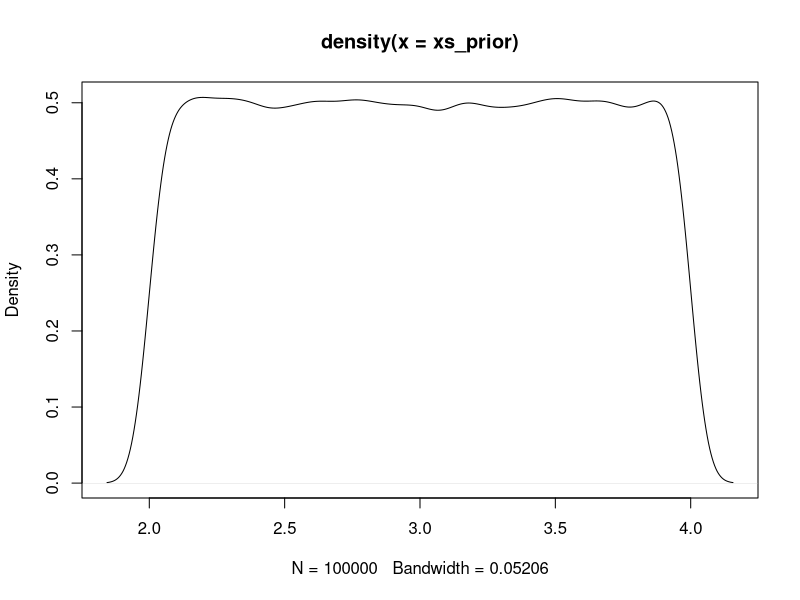
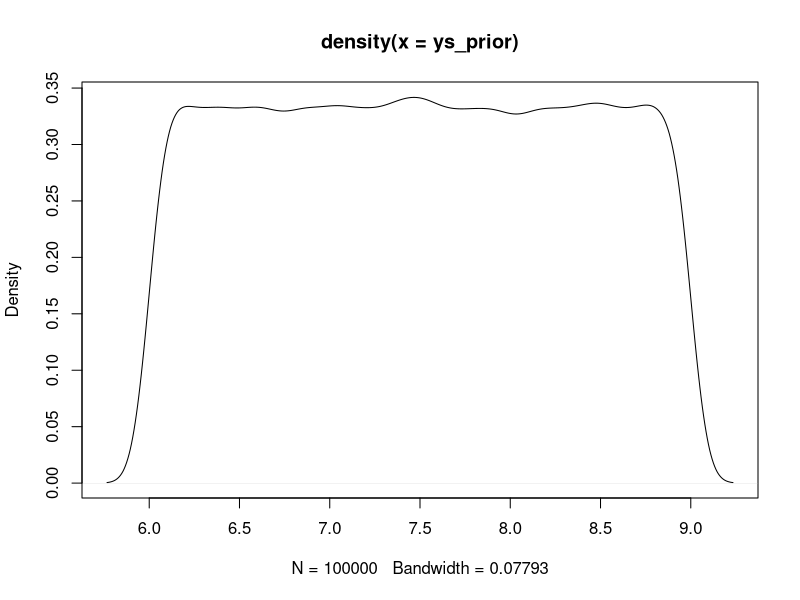
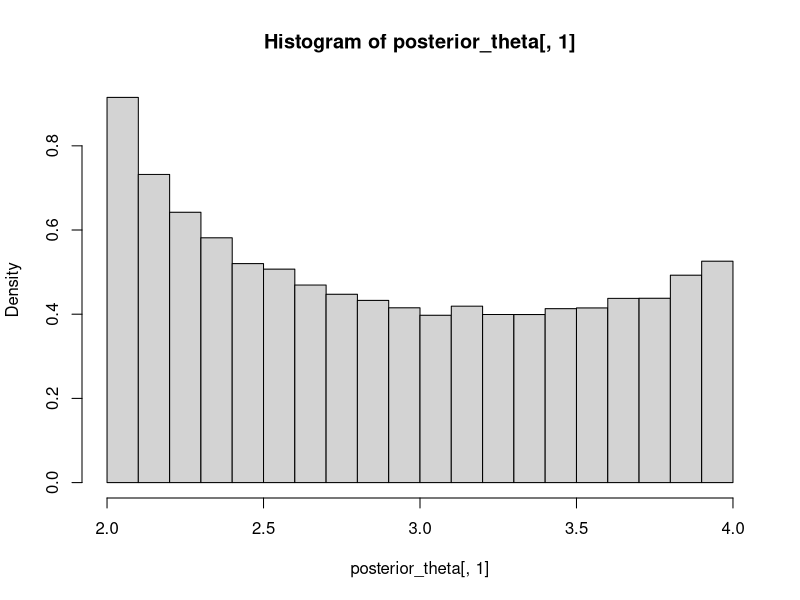
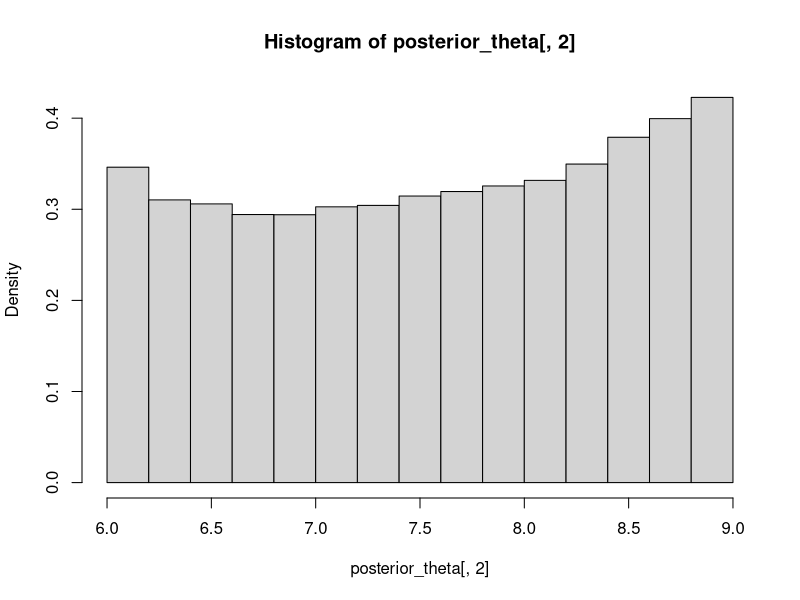

The R script that drew these images, in order:
###########

# bayesian melding example.
# using the simple example in Poole and Raftery 2000 JASA

# I have included dummy functions for likelihoods and for priors even when
# these are constant over the inputs for the example
# to ensure the logic of the method is clear
# and to enable easy extension to real examples.




get_z<-function(x,y){
  "stand in for the model"
  return(y/x)
}

n_samples<- 100000

xs_prior<-runif(n_samples, 2, 4)
ys_prior<-runif(n_samples, 6, 9)

thetas<- data.frame(xs_prior,ys_prior)

zs_prior<-runif(n_samples, 0, 5)

get_zs_prior<-function(z){
  return (1/5)
}


plot(density(xs_prior))
plot(density(ys_prior))


zs<-get_z(xs_prior, ys_prior)

zs_induced<-density(zs, n= n_samples)


zs_sampled_density<-sapply(zs,function(z) {
  zs_induced$y[which(zs_induced$x>z)[1]]})



like1<-function(theta){
  "dummy function"
  return(1)
}

like2<-function(z){
  "dummy function"
  return(1)
}

weights<-mapply(function(zs, thetas, zs_sampled_density,alpha) { 
     ( (zs_sampled_density/ get_zs_prior(zs))**(1-alpha) ) * 
        like1(thetas) * like2(zs)
     }, 
     zs, thetas, zs_sampled_density, MoreArgs=list(alpha=0.5))



l_samples<-100000


posterior_indices<-sample.int(length(xs_prior), l_samples,prob=1/weights,replace=T)

posterior_theta<-thetas[posterior_indices,]

hist(posterior_theta[,1],freq=F)

hist(posterior_theta[,2],freq=F)

posterior_zs<- zs[posterior_indices]









